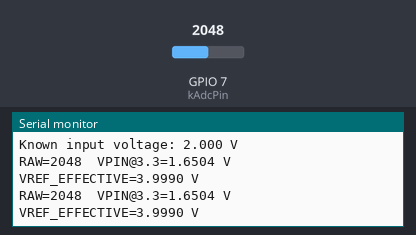
This sketch was run on a simulated ESP32. Parts: the last lines printed to the serial monitor. The test bench sets the inputs (shaded band); at power-on: GPIO 7 (kAdcPin) = 2048 (analog values on the 0–4095 scale).

Above: at 2.0 s.
2.1 s: GPIO 7 (kAdcPin) set to 0
At 3.2 s:
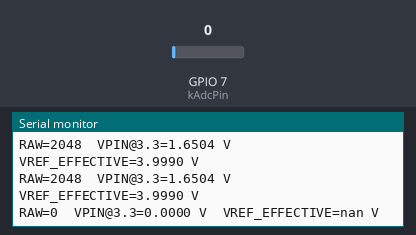
5.1 s: GPIO 7 (kAdcPin) set to 491
At 6.8 s:
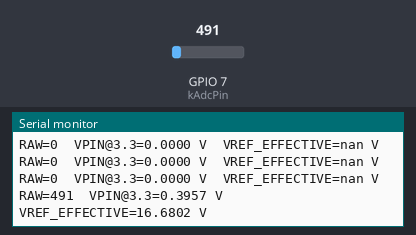

Measured:
- after the input at 2.1 s, the serial monitor: prints a new line after 0.78 s (image 1)
- after the input at 5.1 s, the serial monitor: prints a new line after 0.86 s (image 2)

The sketch:

adc_gpio7_calibration.ino
```cpp
#include <Arduino.h>

// Feed a known stable voltage to GPIO7 (ADC input), then read serial output.
// Default known input is 2.000 V.

constexpr uint8_t kAdcPin = 7;
constexpr uint16_t kAdcMax = 4095;
constexpr uint8_t kAdcResolutionBits = 12;
constexpr uint8_t kDiscardSamples = 8;
constexpr uint8_t kAvgSamples = 64;
constexpr float kAssumedVref = 3.300f;
constexpr float kKnownInputV = 2.000f;  // Change if you feed a different calibration voltage.

uint16_t readAdcAveraged(uint8_t pin) {
  for (uint8_t i = 0; i < kDiscardSamples; ++i) {
    (void)analogRead(pin);
    delayMicroseconds(250);
  }

  uint32_t sum = 0;
  for (uint8_t i = 0; i < kAvgSamples; ++i) {
    sum += analogRead(pin);
    delayMicroseconds(250);
  }
  return static_cast<uint16_t>(sum / kAvgSamples);
}

void setup() {
  Serial.begin(115200);
  delay(800);

  analogReadResolution(kAdcResolutionBits);
  analogSetAttenuation(ADC_11db);
  pinMode(kAdcPin, INPUT);

  Serial.println();
  Serial.println("ADC GPIO7 calibration mode");
  Serial.println("Make sure input <= 3.3V and GND is common.");
  Serial.print("Known input voltage: ");
  Serial.print(kKnownInputV, 3);
  Serial.println(" V");
}

void loop() {
  const uint16_t raw = readAdcAveraged(kAdcPin);
  const float vPinAssumed = (static_cast<float>(raw) / kAdcMax) * kAssumedVref;
  const float vrefEffective = (raw > 0) ? (kKnownInputV * kAdcMax / static_cast<float>(raw)) : NAN;

  Serial.print("RAW=");
  Serial.print(raw);
  Serial.print("  VPIN@3.3=");
  Serial.print(vPinAssumed, 4);
  Serial.print(" V  VREF_EFFECTIVE=");
  Serial.print(vrefEffective, 4);
  Serial.println(" V");

  delay(1000);
}
```
